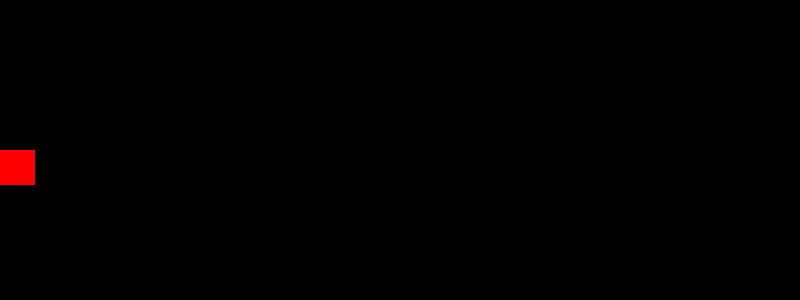
Frame 1 (no input)
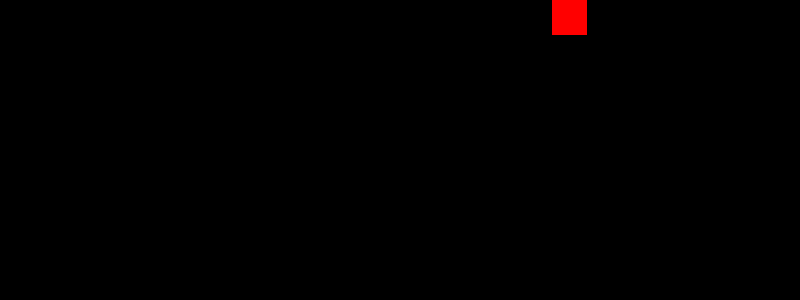
Frame 60 (the mouse pressed at the canvas centre just before this capture)
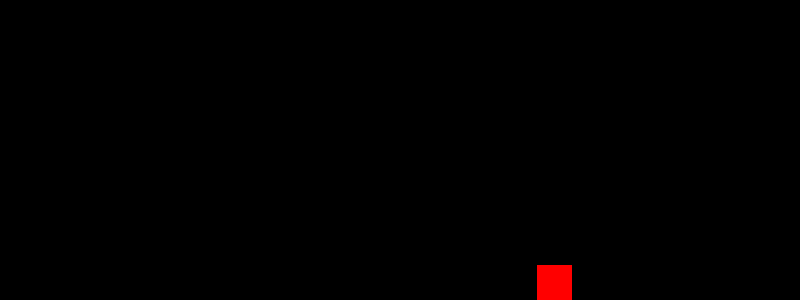
Frame 120 (the mouse held since frame 60 and released just before this capture)

The Processing sketch that drew these frames (run headless with seeded random() and noise(); from frame 60 on, the mouse is pressed at the canvas centre):

// Processing sketch: ProperDirectionControl4
// ── ProperDirectionControl4.pde
// This sketch is after the ProperDirection sketches. This one is a bit different.
// It uses a single state to control multiple directions. Instead of using
// speed = speed * -1 to rebound a ball we simply use appropriate x = x + speed, or
// x = x - speed or y = y + speed or y = y - 1 to move the cube in the desired direction.

float x, y, w, h;

float direction = 0;

float speed = 12;

void setup() {
  size(800, 300);
  smooth(4);
  background(0);
  noStroke();
  fill (255, 0, 0);
  frameRate(30);
  rectMode(CORNER);

  w = 35;
  h = 35;

  x = 0;
  y = height/2;
}

void draw() {

  background(0);
  rect(x, y, w, h);

  if (direction == 0) {
    y = y - speed;
    if (y < 0) {
      y = 0;
      direction = 1;
    }
  } else if (direction == 1) {
    x = x + speed;
    if (x > width - w) {
      x = width - w;
      direction = 2;
    }
  } else if (direction == 2) {
    y = y + speed;
    if (y > height - h) {
      y = height - h;
      direction = 3;
    }
  } else if (direction == 3) {
    x = x - speed;
    if (x < 0) {
      x = 0;
      direction = 0;
    }
  }
}
